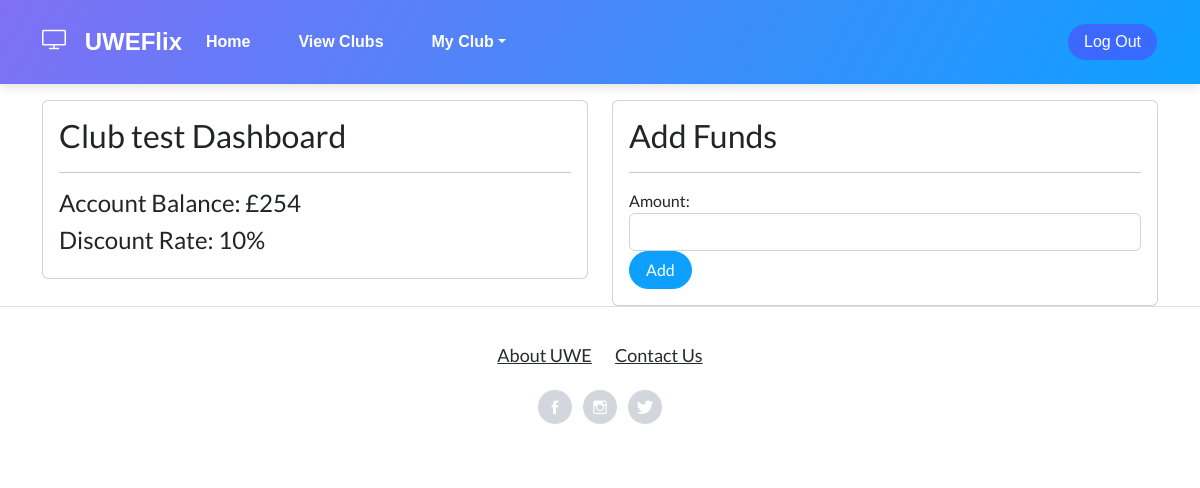
Page /accounts/clubrep/dashboard/ (signed in) on the earlier database version.
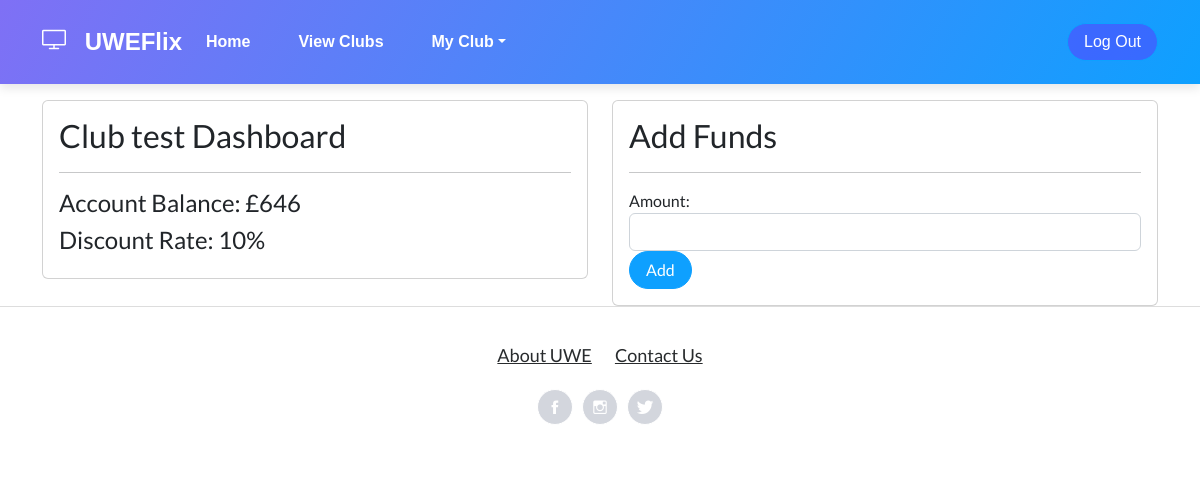
Same page on the later database version.
### Accounts/models.py (models this page shows)
class Account(models.Model):
    id = models.AutoField(primary_key=True, unique=True)
    club = models.ForeignKey(Club, on_delete=models.DO_NOTHING)
    balance = models.IntegerField(default=0)

### Accounts/views.py (the view, shortened to what this page needs)
# urls.py: path('clubrep/dashboard/', views.clubrep_dashboard, name='clubrep_dashboard'),
def clubrep_dashboard(request):
    userpermissions = check_permissions(request)
    clubrep = ClubRep.objects.get(user=request.user)
    account = Account.objects.get(club=clubrep.club)
    context = {
        'clubrep': clubrep,
        'account': account,
        'userpermissions': userpermissions,
        'club_id': clubrep.club.id,
    }
    return render(request, 'UWEFlix/clubrep_dashboard.html', context)

### Accounts/views.py (called while the page is built)
def check_permissions(request):
    if request.user.is_authenticated:
        if request.user.groups.filter(name='Cinema Managers').exists():
            userpermission = 1
        elif request.user.groups.filter(name='Club Representatives').exists():
            userpermission = 2
        elif request.user.groups.filter(name='Account Managers').exists():
            userpermission = 3
        elif request.user.groups.filter(name='Guest').exists():
            userpermission = 4
        else:
            userpermission = 0
    else:
        return redirect('Login')
    return userpermission

### web_project/templates/UWEFlix/clubrep_dashboard.html (shortened to what this page needs)
{% extends 'UWEFlix/layout.html' %}
{% block content %}
<div class="container mt-3">
    <div class="row justify-content-center">
        <div class="col-md-6">
            <div class="card">
                <div class="card-body">
                    <h2 class="card-title">{{ clubrep.club.name }} Dashboard</h2>
                    <hr>
                    <h4>Account Balance: £{{ account.balance }}</h4>
                    <h4>Discount Rate: {{ clubrep.club.discount_rate }}%</h4>
                </div>
            </div>
        </div>
        <div class="col-md-6">
            <div class="card">
                <div class="card-body">
                    <h2 class="card-title">Add Funds</h2>
                    <hr>
                    <form method="post">
                        <div class="form-group">
                            <label for="amount">Amount:</label>
                            <input type="number" class="form-control" id="amount" name="amount" required>
                        </div>
                        <button type="submit" class="btn btn-primary">Add</button>
                    </form>
                </div>
            </div>
        </div>
    </div>
</div>
{% endblock %}

Differences in the rows shown:
changed Account: balance "254" → "646"
